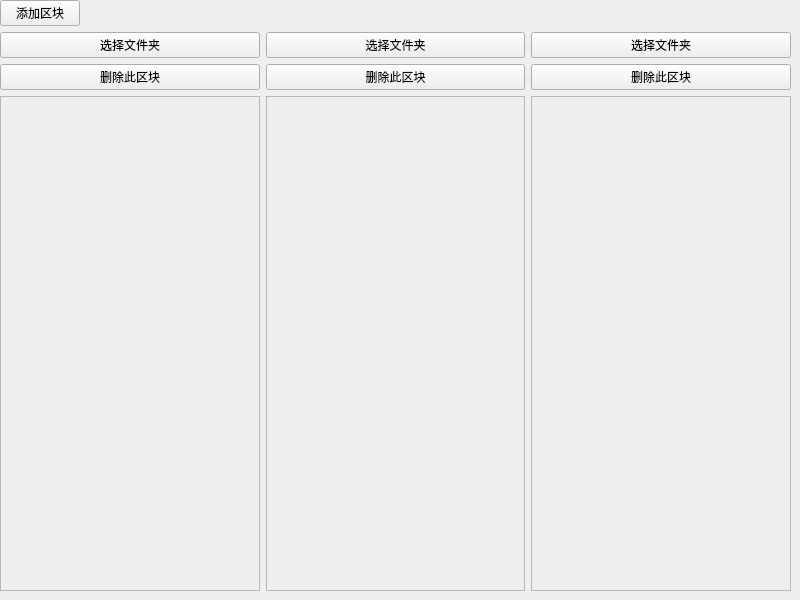
<?xml version="1.0" encoding="UTF-8"?>
<ui version="4.0">
 <class>LookTriplesView</class>
 <widget class="QWidget" name="LookTriplesView">
  <property name="geometry">
   <rect>
    <x>0</x>
    <y>0</y>
    <width>800</width>
    <height>600</height>
   </rect>
  </property>
  <property name="windowTitle">
   <string>三元组查看界面</string>
  </property>
  <widget class="QWidget" name="layoutWidget">
   <property name="geometry">
    <rect>
     <x>0</x>
     <y>0</y>
     <width>791</width>
     <height>591</height>
    </rect>
   </property>
   <layout class="QGridLayout" name="gridLayout">
    <item row="3" column="2">
     <widget class="QPushButton" name="file_delete3">
      <property name="text">
       <string>删除此区块</string>
      </property>
     </widget>
    </item>
    <item row="2" column="1">
     <widget class="QPushButton" name="file_choose2">
      <property name="sizePolicy">
       <sizepolicy hsizetype="Preferred" vsizetype="Preferred">
        <horstretch>0</horstretch>
        <verstretch>0</verstretch>
       </sizepolicy>
      </property>
      <property name="text">
       <string>选择文件夹</string>
      </property>
     </widget>
    </item>
    <item row="3" column="1">
     <widget class="QPushButton" name="file_delete2">
      <property name="text">
       <string>删除此区块</string>
      </property>
     </widget>
    </item>
    <item row="2" column="2">
     <widget class="QPushButton" name="file_choose3">
      <property name="sizePolicy">
       <sizepolicy hsizetype="Preferred" vsizetype="Preferred">
        <horstretch>0</horstretch>
        <verstretch>0</verstretch>
       </sizepolicy>
      </property>
      <property name="text">
       <string>选择文件夹</string>
      </property>
     </widget>
    </item>
    <item row="0" column="0">
     <widget class="QPushButton" name="add_button">
      <property name="sizePolicy">
       <sizepolicy hsizetype="Fixed" vsizetype="Fixed">
        <horstretch>0</horstretch>
        <verstretch>0</verstretch>
       </sizepolicy>
      </property>
      <property name="layoutDirection">
       <enum>Qt::LeftToRight</enum>
      </property>
      <property name="text">
       <string>添加区块</string>
      </property>
     </widget>
    </item>
    <item row="2" column="0">
     <widget class="QPushButton" name="file_choose1">
      <property name="sizePolicy">
       <sizepolicy hsizetype="Preferred" vsizetype="Preferred">
        <horstretch>0</horstretch>
        <verstretch>0</verstretch>
       </sizepolicy>
      </property>
      <property name="text">
       <string>选择文件夹</string>
      </property>
     </widget>
    </item>
    <item row="5" column="0">
     <widget class="QScrollArea" name="scrollArea">
      <property name="widgetResizable">
       <bool>true</bool>
      </property>
      <widget class="QWidget" name="scrollAreaWidgetContents">
       <property name="geometry">
        <rect>
         <x>0</x>
         <y>0</y>
         <width>257</width>
         <height>497</height>
        </rect>
       </property>
      </widget>
     </widget>
    </item>
    <item row="5" column="2">
     <widget class="QScrollArea" name="scrollArea_3">
      <property name="widgetResizable">
       <bool>true</bool>
      </property>
      <widget class="QWidget" name="scrollAreaWidgetContents_3">
       <property name="geometry">
        <rect>
         <x>0</x>
         <y>0</y>
         <width>257</width>
         <height>497</height>
        </rect>
       </property>
      </widget>
     </widget>
    </item>
    <item row="5" column="1">
     <widget class="QScrollArea" name="scrollArea_2">
      <property name="widgetResizable">
       <bool>true</bool>
      </property>
      <widget class="QWidget" name="scrollAreaWidgetContents_2">
       <property name="geometry">
        <rect>
         <x>0</x>
         <y>0</y>
         <width>257</width>
         <height>497</height>
        </rect>
       </property>
      </widget>
     </widget>
    </item>
    <item row="3" column="0">
     <widget class="QPushButton" name="file_delete1">
      <property name="text">
       <string>删除此区块</string>
      </property>
     </widget>
    </item>
   </layout>
  </widget>
 </widget>
 <resources/>
 <connections/>
</ui>
